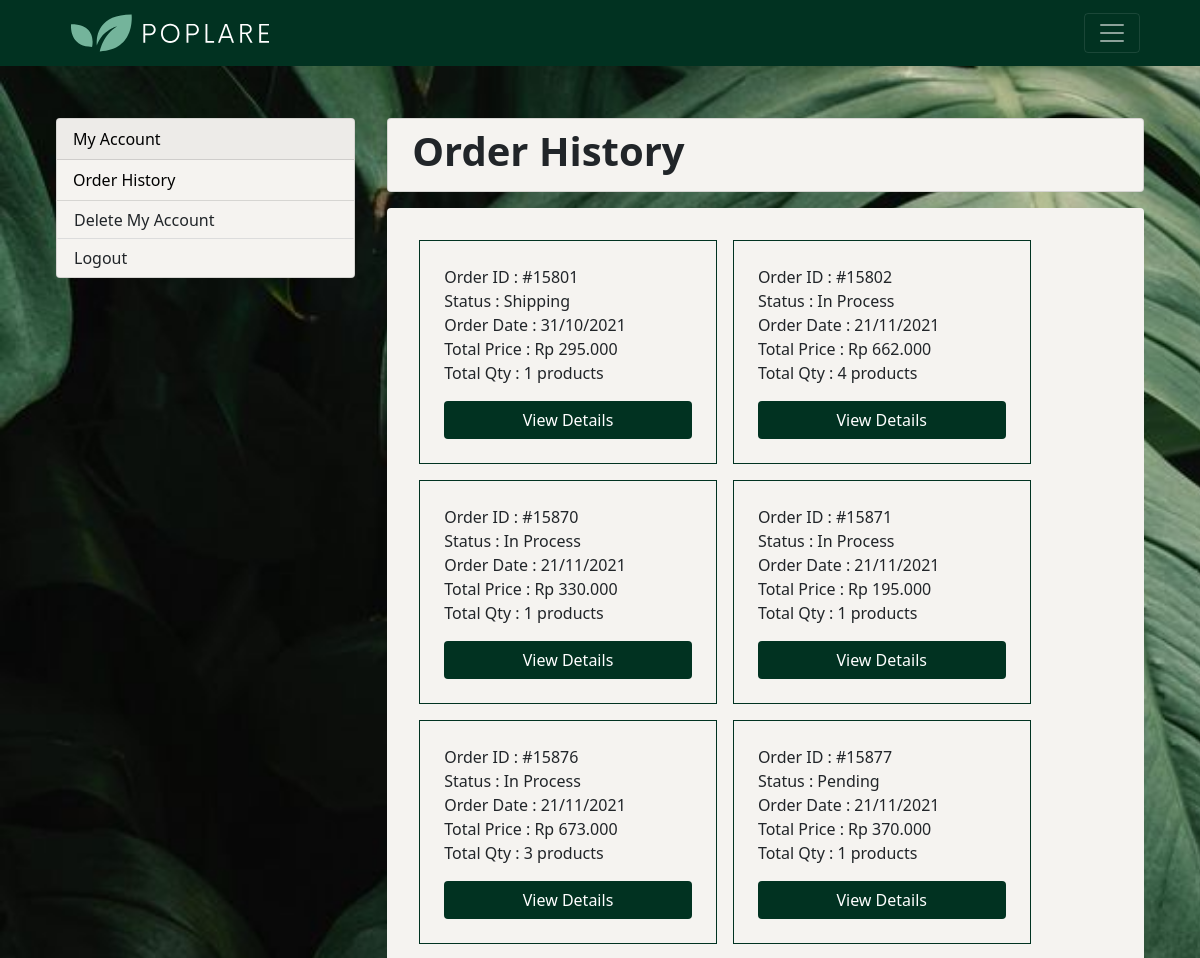
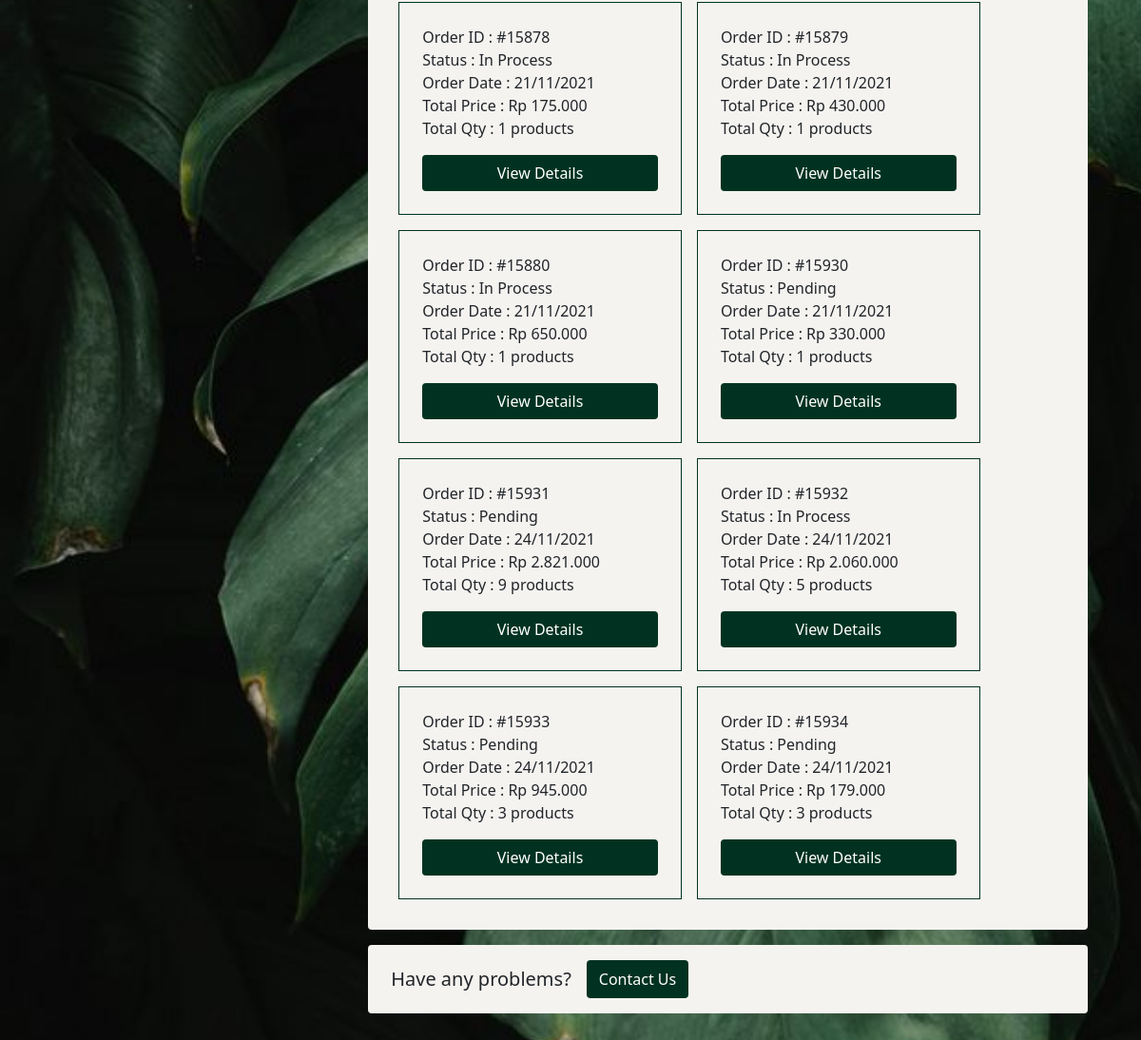
The page /orderhistory.php (signed in) on the database its author committed (2 pictures, top to bottom).
### tables this page shows
CREATE TABLE `h_trans` (
  `id_htrans` int(11) NOT NULL,
  `id_user` int(11) NOT NULL,
  `total` int(11) NOT NULL,
  `qty` int(11) NOT NULL,
  `trans_date` date NOT NULL DEFAULT current_timestamp(),
  `points_received` int(11) NOT NULL,
  `points_used` int(11) NOT NULL,
  `status` varchar(50) NOT NULL
);

### orderhistory.php (the view, shortened to what this page needs)
<?php
    require_once("./conn.php");
    $username = $_SESSION["username"];
    $stmt = $conn->query("SELECT * FROM users WHERE username='$username'");
    $user = $stmt->fetch_assoc();
    $idUser = $user["id_user"];
    $stmt = $conn->query("SELECT * FROM h_trans WHERE id_user='$idUser'");
    $orders = $stmt->fetch_all(MYSQLI_ASSOC);
?>
<!DOCTYPE html>
<html lang="en">
<head>
    <link href="https://cdn.jsdelivr.net/npm/bootstrap@5.1.3/dist/css/bootstrap.min.css" rel="stylesheet">
    <link rel="stylesheet" href="https://cdnjs.cloudflare.com/ajax/libs/font-awesome/4.7.0/css/font-awesome.min.css">
</head>
<body style="background-color: #f5f3f0;">
<nav class="navbar navbar-expand-xxl navbar-dark ps-xl-5 pe-xl-5 fixed-top" style="background-color: #013221;" id="mynav">
<div class="container-fluid navku">
    <a href="index.php" class="logo">
    <div style="transform: scale(0.9);"></div>
    </a>
    <button class="navbar-toggler" type="button" data-bs-toggle="collapse" data-bs-target="#navbarSupportedContent" aria-controls="navbarSupportedContent" aria-expanded="false" aria-label="Toggle navigation">
        <span class="navbar-toggler-icon"></span>
    </button>
</div>
</nav>
    <div class="content ps-5 pe-5 pt-5 pb-5 d-flex" id="content" style="margin-top: 62px;">
        <div class="left p-2 pe-4">
            <div class="card" style="background-color: #f5f3f0;">
                <div class="card-header">
                <a href="useraccount.php" style="color: black; text-decoration: none;">My Account</a>
                </div>
                <ul class="list-group list-group-flush">
                    <li class="list-group-item" style="background-color: #f5f3f0;"><a href="orderhistory.php" style="color: black; text-decoration: none;">Order History</a></li>
                    <button class="btn ps-3" id="menuDelete" class="menuDelete" style="background-color: #f5f3f0; width: 100%; text-align: left; border-bottom: 1px solid gainsboro; border-radius: 0;" onclick="popup()">Delete My Account</button>
                    <form action="#" method="POST">
                        <button class="btn ps-3" name="btnLogout" style="background-color: #f5f3f0; width: 100%; text-align: left;">Logout</button>
                    </form>
                </ul>
            </div>
        </div>
        <div class="right p-2">
            <div class="title card p-2 ps-4 mb-3" style="background-color: #f5f3f0;">
                <h1><b>Order History</b></h1>
            </div>
            <?php
                $jmlh = count($orders);
                if($jmlh>0){
                    ?>
                    <div class="orderCards p-4 d-flex flex-wrap w-100 rounded" style="background-color: #f5f3f0;">
                        <?php
                            foreach($orders as $key => $value){
                                ?>
                                <div class="orderCard p-4 m-2" style="background-color: #f5f3f0; border: 1px solid #013221;">
                                    Order ID : #<?= $value["id_htrans"] ?> <br>
                                    Status : <?= $value["status"] ?><br>
                                    Order Date : <?= date("d/m/Y", strtotime($value["trans_date"])) ?><br>
                                    Total Price : Rp <?= number_format($value["total"],0,'.','.') ?><br>
                                    Total Qty : <?= $value["qty"] ?> products<br>
                                    <form action="#" method="POST">
                                        <button class="btn hoverable w-100 mt-3" name="orderDetail" value="<?= $value["id_htrans"] ?>">View Details</button>
                                    </form>
                                </div>
                            <?php
                            }
                        ?>
                    </div>
                <?php
                }
            ?>
            <div class="p-3 ps-4 mb-3 mt-3 d-flex rounded" style="background-color: #f5f3f0;">
                <h5 class="mt-2 me-3">Have any problems?</h5>
                <button class="contact btn hoverable w-20" name="contactus" onclick="on()">Contact Us</button>
            </div>
        </div>
    </div>
</body>
</html>

### orderhistory.php (style rules this page uses)
html,body { background-image: url("./asset/bg2.jpg"); background-size: cover; background-repeat: no-repeat; background-attachment: fixed; }
.content { width: 100%; overflow: auto; display: flex; min-height: calc(100vh - 73px); position: relative; user-select: none; }
.left { width: 30%; }
.right { width: 70%; }
.hoverable { background-color: #013221; color: white; }
.orderCard { width: 48%; }
@media only screen and (max-width: 1350px) { .orderCard { width: 42%; } }

### rows shown on the page
h_trans: id_htrans "15801", status "Shipping", trans_date "31/10/2021", total "295.000", qty "1"
h_trans: id_htrans "15802", status "In Process", trans_date "21/11/2021", total "662.000", qty "4"
h_trans: id_htrans "15870", status "In Process", trans_date "21/11/2021", total "330.000", qty "1"
h_trans: id_htrans "15871", status "In Process", trans_date "21/11/2021", total "195.000", qty "1"
h_trans: id_htrans "15876", status "In Process", trans_date "21/11/2021", total "673.000", qty "3"
h_trans: id_htrans "15877", status "Pending", trans_date "21/11/2021", total "370.000", qty "1"
h_trans: id_htrans "15878", status "In Process", trans_date "21/11/2021", total "175.000", qty "1"
h_trans: id_htrans "15879", status "In Process", trans_date "21/11/2021", total "430.000", qty "1"
h_trans: id_htrans "15880", status "In Process", trans_date "21/11/2021", total "650.000", qty "1"
h_trans: id_htrans "15930", status "Pending", trans_date "21/11/2021", total "330.000", qty "1"
h_trans: id_htrans "15931", status "Pending", trans_date "24/11/2021", total "2.821.000", qty "9"
h_trans: id_htrans "15932", status "In Process", trans_date "24/11/2021", total "2.060.000", qty "5"
h_trans: id_htrans "15933", status "Pending", trans_date "24/11/2021", total "945.000", qty "3"
h_trans: id_htrans "15934", status "Pending", trans_date "24/11/2021", total "179.000", qty "3"
